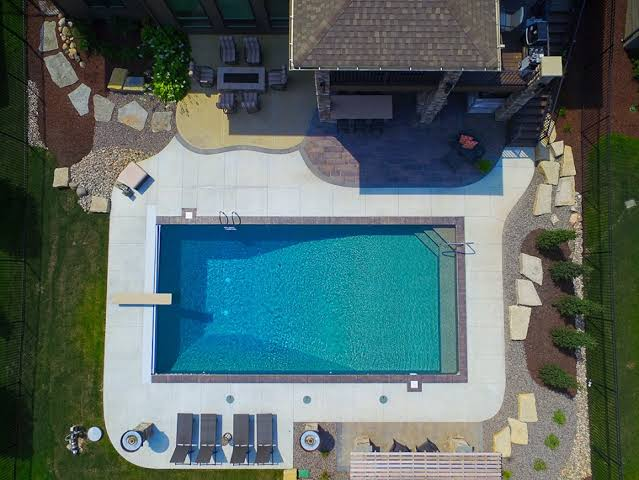
#> input picture foto.jpeg, 639 x 480 px
$ python code.py
#> lines starting #> are read from the running program, lines starting #| are printed output that depends on the picture; after the words box and inside, x2 and y2 are one past the last pixel; in counts of white or black regions, pixels touching at a corner belong together
# Enes Karacabay

import cv2

img = cv2.imread("foto.jpeg")#fotoyu okudum
#> img is the input picture: shape (480, 639, 3); mean B, G, R 103.2, 104.8, 86.2
img_gray = cv2.cvtColor(img,cv2.COLOR_BGR2GRAY)#griye dönüştürdüm
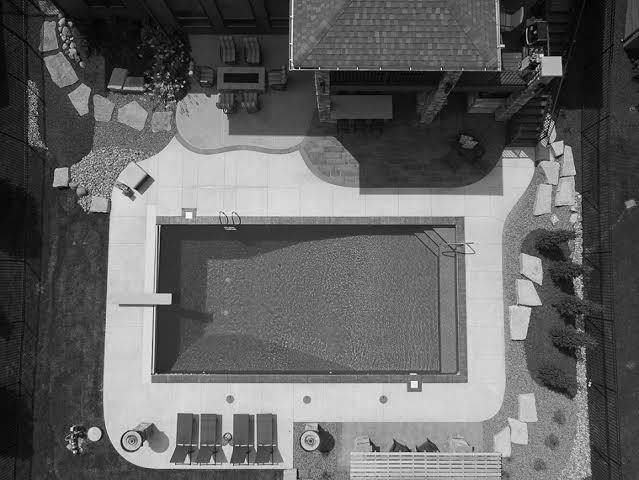
#> img_gray: shape (480, 639); min 0, max 254, mean 99.1
img_gray_blur = cv2.GaussianBlur(img_gray,(5,5),cv2.BORDER_DEFAULT)#blurladım(köşeler belli olsun diye)
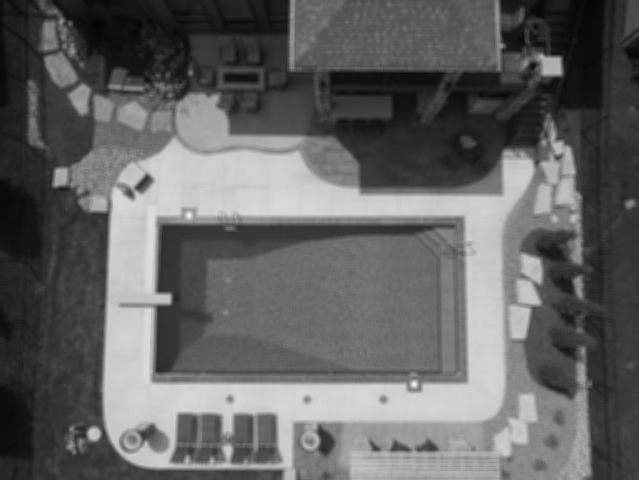
#> img_gray_blur: shape (480, 639); min 3, max 243, mean 99.1
_, thresh = cv2.threshold(img_gray_blur,150,230,cv2.THRESH_BINARY)##THRESH BINARY ya beyaz ya da siyah yapıyo
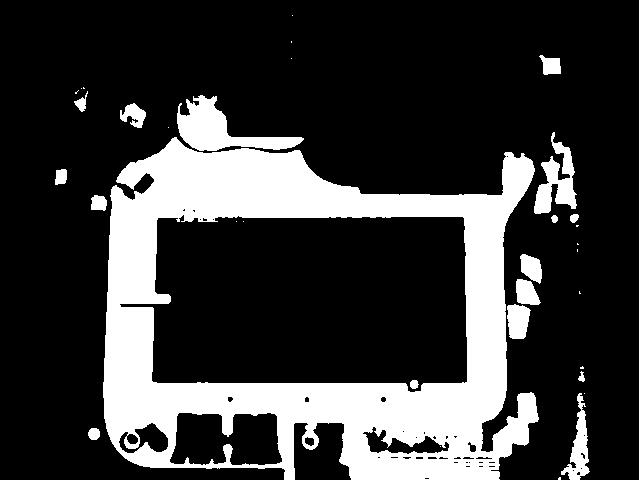
#> thresh: shape (480, 639); values 0 (black) and 230 (white), 22.6% white; 34 white regions (17 under 20 px)
contours, _ = cv2.findContours(thresh,cv2.RETR_TREE,cv2.CHAIN_APPROX_SIMPLE) # Köşeleri alıyorsun
#> contours = 79 contours, 46 with area under 20; largest, box (x1, y1, x2, y2) and area: (103, 137, 539, 480) 118006, (119, 214, 468, 393) 51882, (169, 412, 283, 466) 4942, (177, 95, 304, 151) 2704, (534, 132, 577, 214) 1459

for cnt in contours: # tespit edilen köşeleri geziyoruz
    area = cv2.contourArea(cnt) ## köşeler arası uzaklık olabilir
    epsilon = 0.06 * cv2.arcLength(cnt, True) ##bununla sakın oynama yoksa bozuluyo
    approx = cv2.approxPolyDP(cnt,epsilon, True) ## Her şeklin köşe adresleri

    if area >400 : #
        cv2.drawContours(img,[approx],0,(0,0,255),2) ## tüm bulunan şekiller 2 kalınlıkta kırmızıya boyanır

        if len(approx)==4: ## 4 köşegeni olanlar burda ayrılıyor
            cv2.drawContours(img, [approx], 0, (0, 255, 255), 3)#Dörtgen olanlar Vurgulanıyor
            rect = img[approx[0][0][1]:approx[2][0][1],
                   approx[0][0][0]:approx[2][0][0]]###x1y1 x2y2 adresleri ile dörtgenleri kırpıyorum
            b = 0 # blue
            g = 0 # green
            r = 0


            for row in rect:
                for col in row:
                    b += col[0]
                    g += col[1]
                    r += col[2]
            o = rect.shape[0]*rect.shape[1]
            b = b//o
            g = g//o
            r = r//o
            ## bgr  ortalamalarını alıyorum

            if  10 < r < 40 and 100 < g < 130 and 130 < b < 200 :
                cv2.imwrite("pool.jpeg",rect)
                print("havuz fotoğrafı pool.jpeg adı ile kaydedildi ")
#> this loop made 79 passes
#> (area, epsilon, approx, b, g, r, o) on passes 12, 14, 15, 23, 54: (611.5, 6.37, [[508, 305], [509, 336], [523, 338], [530, 310]], 98, 218, 221, 495), (433.5, 5.21, [[517, 279], [517, 301], [538, 304], [531, 282]], 79, 221, 224, 525), (408.5, 5.12, [[522, 254], [521, 271], [539, 283], [539, 260]], 68, 221, 222, 493), (118006.5, 126, [[121, 171], [128, 460], [528, 442], [523, 153]], 162, 156, 110, 110297), (4942.5, 25.48, [[176, 416], [274, 413], [282, 461], [171, 463]], 97, 136, 127, 4770)
#> (area, epsilon, b, g, r, o) on pass 61: (51882, 66.94, 143, 129, 37, 50676)
#| havuz fotoğrafı pool.jpeg adı ile kaydedildi
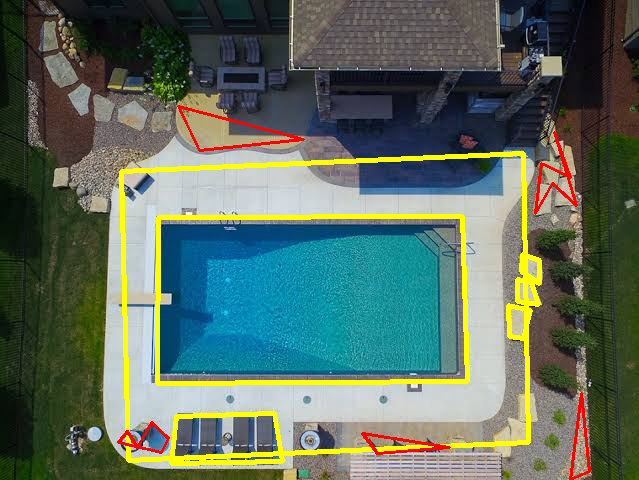
#> img: shape (480, 639, 3); 5.47% of pixels changed, all inside (x1, y1, x2, y2) = (117, 105, 591, 480)
                ##istediğim ortalamada ise kaydediyorum

cv2.imwrite("image.jpeg", img) #Islem yapılmıs fotografi kaydediyorum
